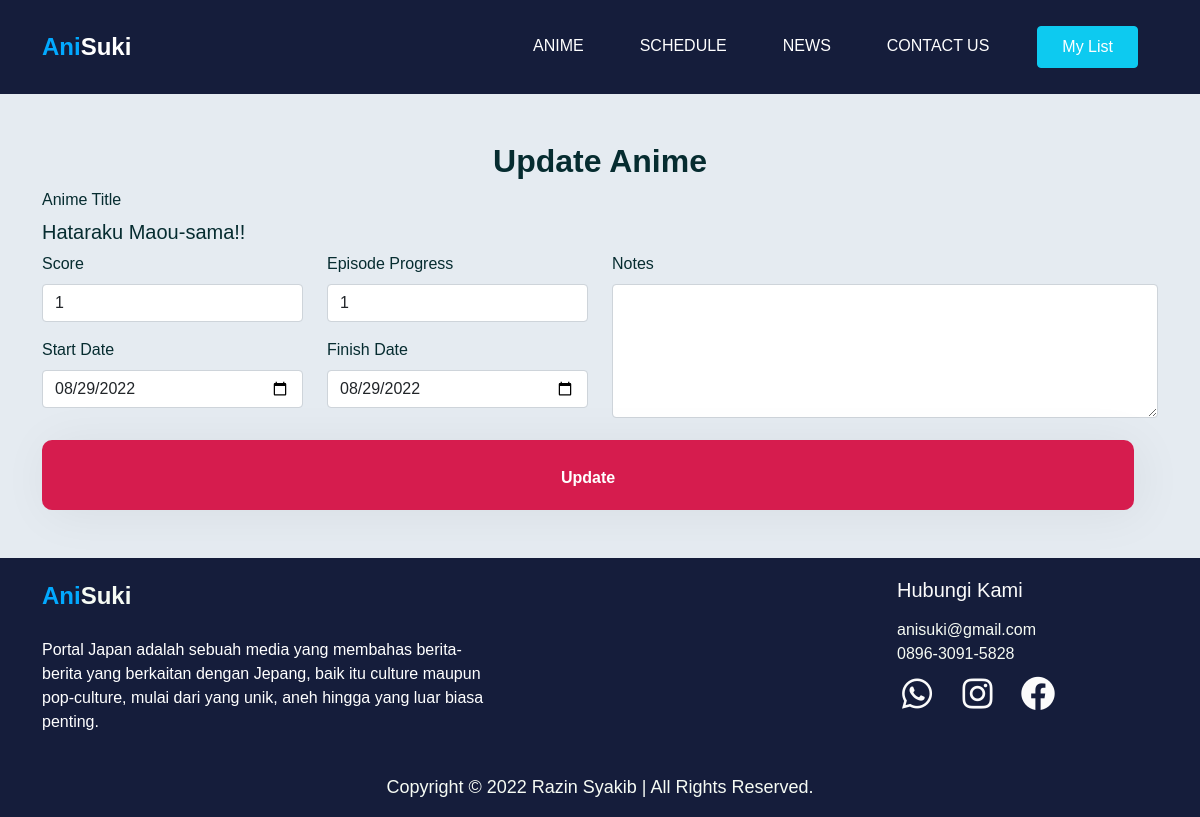
The app's page /list_update.php?id_anime=Ani0005 with its own data.
### tables this page shows
CREATE TABLE `anime_list` (
  `id_anime` varchar(7) NOT NULL,
  `anime_title` varchar(255) NOT NULL,
  `score` int(2) NOT NULL,
  `episode_progress` int(4) NOT NULL,
  `start_date` date NOT NULL,
  `finish_date` date NOT NULL,
  `notes` varchar(255) NOT NULL
);

### list_update.php (the view, shortened to what this page needs)
<?php
require 'koneksi.php';
?>
<!doctype html>
<html lang="en">
<head>
    <link href="https://cdn.jsdelivr.net/npm/bootstrap@5.0.2/dist/css/bootstrap.min.css" rel="stylesheet">
    <link rel="stylesheet" href="style.css">
    <link href="https://unpkg.com/aos@2.3.1/dist/aos.css" rel="stylesheet">
    <link href='https://unpkg.com/boxicons@2.1.2/css/boxicons.min.css' rel='stylesheet'>
    <link rel="stylesheet" href="path/to/font-awesome/css/font-awesome.min.css">
</head>
<body>
    <header>
        <div id="nav-scroll">
            <nav class="navbar navbar-expand-lg navbar-light py-4 bgcolor" data-aos="fade-down">
                <div class="container">
                    <a class="navbar-brand" href="#"><span>Ani</span>Suki</a>
                    <div class="collapse navbar-collapse" id="navbarResponsive">
                        <div class="navbar-nav ms-auto">
                            <a class="nav-link" aria-current="page" href="nime.html">ANIME</a>
                            <a class="nav-link" href="#">SCHEDULE</a>
                            <a class="nav-link" href="news.php">NEWS</a>
                            <a class="nav-link" href="contact.php">CONTACT US</a>
                            <a class="nav-link btn btn-info px-4 text-white" href="list.php">My List</a>
                        </div>
                    </div>
                </div>
            </nav>
        </div>
    </header>
    <section class="body-edit">
        <?php
        if (isset($_GET['id_anime'])) {
            $id_anime = mysqli_real_escape_string($connect, $_GET['id_anime']);
            $query = "SELECT * FROM anime_list WHERE id_anime='$id_anime'";
            $query_run = mysqli_query($connect, $query);
            if (mysqli_num_rows($query_run) > 0) {
                $list = mysqli_fetch_array($query_run);
        ?>
                <div class="container">
                    <div class="row pt-5" data-aos="fade-up" data-aos-once="true">
                        <div class="col-12">
                            <h2 class="section-heading">Update Anime</h2>
                        </div>
                        <form method="POST">
                            <div class="row">
                                <div class="col-12">
                                    <label for="" class="form-label">Anime Title</label>
                                    <h5 class="tittle-anime">
                                        <?php
                                        echo $list['anime_title'];
                                        ?></h5>
                                </div>
                                <div class="col-3">
                                    <div class="row">
                                        <div class="col-12 mb-3" data-aos="fade-up" data-aos-once="true" data-aos-delay="100">
                                            <label for="" class="form-label">Score</label>
                                            <input type="number" class="form-control" name="score" value="<?= $list['score']; ?>" required>
                                        </div>
                                        <div class="col-12 mb-3" data-aos="fade-up" data-aos-once="true" data-aos-delay="200">
                                            <label for="" class="form-label">Start Date</label>
                                            <input type="date" class="form-control" name="start_date" value="<?= $list['start_date']; ?>" required>
                                        </div>
                                    </div>
                                </div>
                                <div class="col-3">
                                    <div class="row">
                                        <div class="col-12 mb-3" data-aos="fade-up" data-aos-once="true" data-aos-delay="200">
                                            <label for="" class="form-label">Episode Progress</label>
                                            <input type="number" class="form-control" name="episode_progress" min="1" max="12" value="<?= $list['episode_progress']; ?>" required>
                                        </div>
                                        <div class="col-12 mb-3" data-aos="fade-up" data-aos-once="true" data-aos-delay="200">
                                            <label for="" class="form-label">Finish Date</label>
                                            <input type="date" class="form-control" name="finish_date" value="<?= $list['finish_date']; ?>">
                                        </div>
                                    </div>
                                </div>
                                <div class="col-6" data-aos="fade-up" data-aos-once="true" data-aos-delay="400">
                                    <label for="exampleFormControlTextarea1" class="form-label">Notes</label>
                                    <textarea class="form-control" id="exampleFormControlTextarea1" rows="5" name="notes"><?= $list['notes']; ?></textarea>
                                </div>
                                <div class="row mt-3">
                                    <div class="col-12">
                                        <button type="submit" name="update_list" class="button">
                                            <p>Update</p>
                                        </button>
                                    </div>
                                </div>
                            </div>
                        </form>
                    </div>
                </div>
        <?php
            } else {
                echo "No such Id Found";
            }
        }
        ?>
    </section>
    <section class="footer mt-5">
        <div class="container">
            <div class="row">
                <div class="col-5">
                    <div class="logo-footer">
                        <a class="navbar-brand" href="index.html"><span>Ani</span>Suki</a>
                    </div>
                    <div class="info mt-4">
                        <div class="footer-text mt-3">
                            <p class="text-white">Portal Japan adalah sebuah media yang membahas berita-berita
                                yang berkaitan dengan Jepang, baik itu culture maupun pop-culture, mulai dari yang unik,
                                aneh hingga yang luar biasa penting.</p>
                        </div>
                    </div>
                </div>
                <div class="col-4"></div>
                <div class="col-2">
                    <div class="info">
                        <h5 style="color: #FBFBFB;">Hubungi Kami</h5>
                        <div class="sosmed">
                            <div class="row mt-3">
                                <div class="col-12">
                                    <a href="mailto: anisuki@gmail.com" target="_blank" class=" infotxt">anisuki@gmail.com</a>
                                </div>
                                <div class="col-12">
                                    <a href="#" class="infotxt">0896-3091-5828</a>
                                </div>
                                <div class="col-12 mt-2">
                                    <a href="#"><i class="bx bxl-whatsapp pe-2"></i></a>
                                    <a href="#"><i class='bx bxl-instagram px-2'></i></a>
                                    <a href="#"><i class='bx bxl-facebook-circle ps-2'></i></a>
                                </div>
                            </div>
                        </div>
                    </div>
                </div>
                <div class="col-1"></div>
            </div>
            <div class="row">
                <div class="col-12 mt-4">
                    <p class="copyright">Copyright © 2022 Razin Syakib | All Rights Reserved.</p>
                </div>
            </div>
        </div>
    </section>
</body>
</html>

### style.css (style rules this page uses)
* { box-sizing: border-box !important; color: #062C30; font-family: "Poppins", sans-serif; }
body { background-color: #E5EBF1; }
a { text-decoration: none; }
.navbar { background-color: #151D3B; }
.navbar-brand { font-weight: 900; font-size: 24px; }
.navbar a { color: white !important; }
.navbar-brand span { color: #02A9FF; }
.nav-link { color: white !important; margin-right: 20px; margin-left: 20px; }
.button { width: 100%; height: 70px; background-color: #D61C4E; border-radius: 10px; border: none; box-shadow: 5px 4px 50px rgba(0, 0, 0, 0.06); transition: 0.3s all; text-decoration: none; }
.button p { padding: 25px; color: white; text-align: center; font-weight: 700; }
.section-heading { color: #062C30; font-weight: 700; text-align: center; }
.footer { background-color: #151D3B; padding-top: 20px; }
.footer .logo-footer a { color: #F6FBF4; }
.footer .info a { color: #F6FBF4; text-decoration: none; }
.sosmed i { font-size: 40px; color: #FBFBFB; }
.copyright { font-size: 18px; color: #F6FBF4; text-align: center; }

### records on screen
anime_list: anime_title "Hataraku Maou-sama!!", score "1", start_date "08/29/2022", episode_progress "1", finish_date "08/29/2022"
